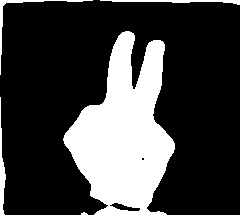
#> input picture data set/2/106.jpg, 240 x 215 px, given in place of 1.jpg, which was not available
$ jupyter execute --allow-errors sift_training.ipynb   (Python 2 division)
#> lines starting #> are read from the running program, lines starting #| are printed output that depends on the picture; pictures that were not available may be replaced by others from this repository, and a replacement may not be noted
[cell 1]
import numpy as np
import cv2 as cv
from sklearn.preprocessing import KBinsDiscretizer
import matplotlib.pyplot as plt
from sklearn import svm
from sklearn import cluster

[cell 2]
path = "D:/Engineering/CUFE/3rd Year (Computer) (2022)/First Semester/Image Processing/Projects/Training set/2/"
img = cv.imread(path + '1.jpg')
#> img is the input picture: shape (215, 240, 3); min 0, max 255, mean 63.4
sift = cv.SIFT_create()
kp, descriptor = sift.detectAndCompute(img,None)
#> kp = 41 keypoints; strongest (x, y, size): (138, 209, 2.4), (156, 49, 13), (116, 205, 4.1), (125, 41, 12.8)
feature_set = np.copy(descriptor)
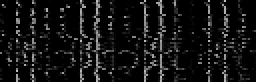
#> feature_set: shape (41, 128) float32 (shown 2 times larger); min 0, max 189, mean 18.9
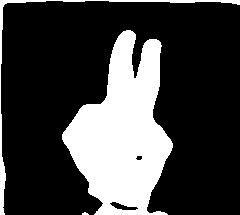
#> input picture data set/2/108.jpg, 240 x 215 px, given in place of 2.jpg, which was not available
#> further down, img is the input picture: shape (215, 240, 3); min 0, max 255, mean 64.1
#> `kp, descriptor = sift.detectAndCompute(img,None)`: kp = 40 keypoints; strongest (x, y, size): (139, 158, 3.2), (135, 208, 2.5), (135, 75, 2.4), (116, 205, 4.8)
#> `feature_set = np.concatenate((feature_set, descriptor),axis=0)`:
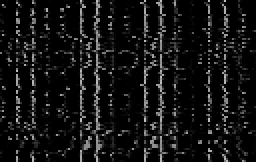
#> feature_set: shape (81, 128) float32 (shown 2 times larger); min 0, max 191, mean 18.9
descriptors = []
descriptors.append(descriptor)
bagOfWords = []
y = []
# imgs = np.copy(img)
#> (the rest of this cell did not finish here and is left out)

[cell 3]
# [7 lines of commented-out code are left out]

[cell 4]
n_clusters = 100
np.random.seed(0)

x = feature_set
k_means = cluster.KMeans(n_clusters=n_clusters, n_init=4)
k_means.fit(x)
# Value of each cluster
values = k_means.cluster_centers_.squeeze()
# label (cluster) of each point of feature set
labels = k_means.labels_

[cell 5]
print(len(values[0]))
print(len(labels))
print(len(x))
#| 121

[cell 6]
# feature_set = np.choose(labels, values)
# feature_set.shape = feature_set.shape

[cell 7]
# print(descriptor)

for descriptor in descriptors:
    vq = [0] * 100
    descriptor = k_means.predict(descriptors[0])
    # print(descriptor)
    for feature in descriptor:
        vq[feature] = vq[feature] + 1
    # [4 lines of commented-out code are left out]
    bagOfWords.append(vq)
    y.append("2")
#> this loop made 3 passes
#> after the loop, bagOfWords = 3 items; y = ['2', '2', '2']
        # [4 lines of commented-out code are left out]
